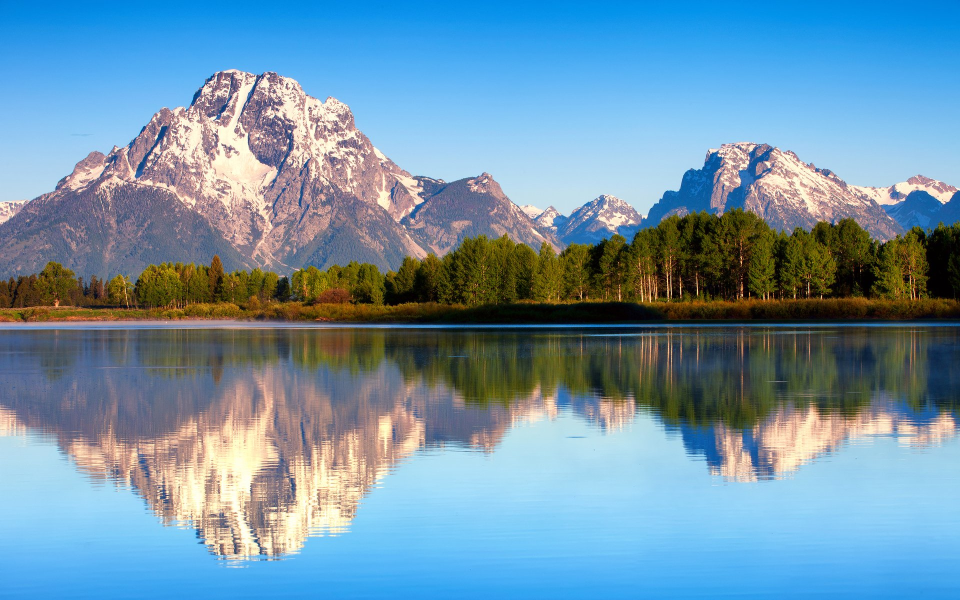
#> input picture img/test.jpg, 1920 x 1200 px (shown at 1/2 size)
$ python -i main.py   (imports and definitions only)
#> lines starting #> are read from the running program, lines starting #| are printed output that depends on the picture
import json

from matplotlib import pyplot as plt
from skimage import transform
from skimage.exposure import histogram
from skimage.io import imread, imshow

# читаем из файла
# [5 lines not run here, left out]

# [1 line that did not run here, left out]
# [2 lines not run here, left out]

# [1 line that did not run here, left out]
# [1 line that did not run here, left out]
# [1 line that did not run here, left out]

# [1 line that did not run here, left out]
# [1 line not run here, left out]
# [1 line that did not run here, left out]


def create_histogram_plot(img_par):
    hist_red, bins_red = histogram(img[500:600, 300:400, 2])
    hist_green, bins_green = histogram(img[500:600, 300:400, 1])
    hist_blue, bins_blue = histogram(img[500:600, 300:400, 0])

    plt.plot(bins_green, hist_green, color='green', linestyle='-', linewidth=1)
    plt.plot(bins_red, hist_red, color='red', linestyle='-', linewidth=1)
    plt.plot(bins_blue, hist_blue, color='blue', linestyle='-', linewidth=1)


fig = plt.figure(figsize=(7, 7))
# [10 lines not run here, left out]

>>> import cv2
>>> picture = cv2.imread('img/test.jpg', cv2.IMREAD_GRAYSCALE)
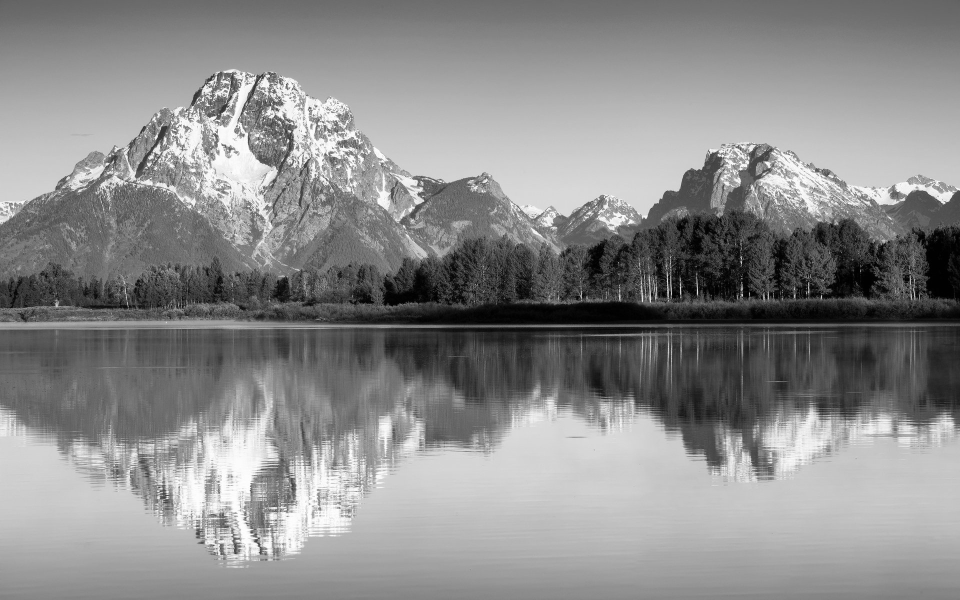
#> picture: shape (1200, 1920) (shown at 1/2 size); min 0, max 255, mean 138.6
#> (the run stopped early here; a loop or call above may not have finished)
